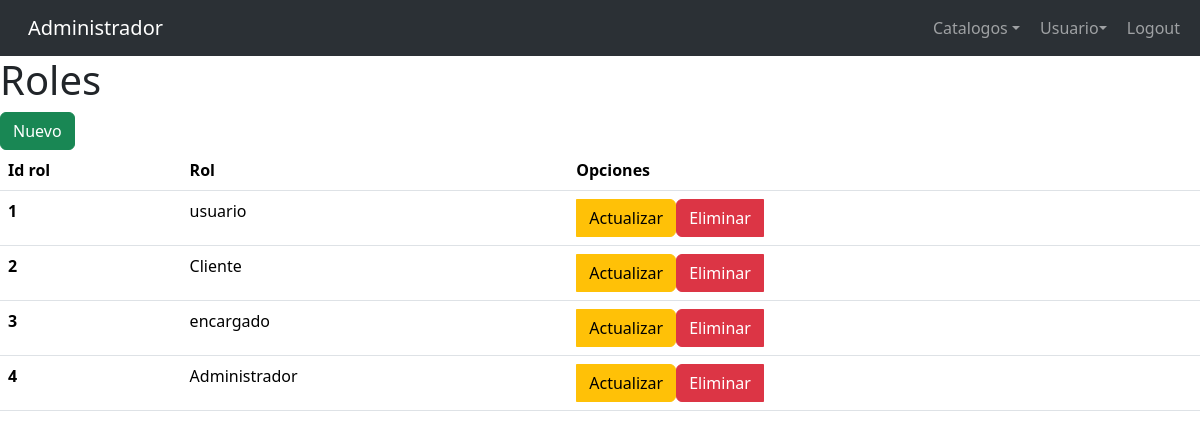
The app's page /config/admin/rol.php (signed in) with its own data.
### tables this page shows
CREATE TABLE `rol` (
  `id_rol` int(11) NOT NULL,
  `rol` varchar(30) NOT NULL
);

### config/sistema.class.php (called while the page is built, shortened)
<?php
class sistema {
    function conexion() {
        try {
            $this->con = new PDO(SGBD.':host='.DBHOST.';dbname='.DBNAME.';port='.DBPORT, DBUSER, DBPASS);
            return $this->con;
        } catch (PDOException $e) {
            echo "Error en la conexión: " . $e->getMessage();
        }
    }
}
?>

### config/admin/rol.class.php (called while the page is built, shortened)
<?php
 require_once ('../sistema.class.php');
 class rol extends sistema {
    function readAll (){
        $consulta ='select * from rol';
        $sql = $this->con->prepare ($consulta);
        $sql -> execute();
        $result = $sql -> fetchALL(PDO::FETCH_ASSOC);
        return $result;
    }
 }
?>

### config/admin/views/rol/index.php (the view, shortened to what this page needs)
<?php require('views/header/headerAdministrador.php');?>
  <h1>Roles</h1>
  <a href="rol.php?accion=crear" class="btn btn-success">Nuevo</a>
  <table class="table">
  <thead>
    <tr>
      <th scope="col">Id rol</th>
      <th scope="col">Rol</th>
      <th scope="col">Opciones</th>
    </tr>
  </thead>
  <tbody>
    <?php foreach($roles as $rol): ?>
    <tr>
      <th scope="row"><?php echo $rol ['id_rol']; ?></th>
      <td><?php echo $rol ['rol']; ?></td>
      <td>
        <div class="btn-group" role="group" aria-label="Basic radio toggle button group">
          <a href="rol.php?accion=actualizar&id=<?php echo $rol ['id_rol']; ?>" class="btn btn-warning">Actualizar</a>
          <a href="rol.php?accion=eliminar&id=<?php echo $rol ['id_rol']; ?>" class="btn btn-danger">Eliminar</a>
        </div>
      </td>
    </tr>
    <?php endforeach; ?>
  </tbody>
</table>
<?php require('views/footer.php')?>

### records on screen
rol: id_rol "1", rol "usuario"
rol: id_rol "2", rol "Cliente"
rol: id_rol "3", rol "encargado"
rol: id_rol "4", rol "Administrador"
